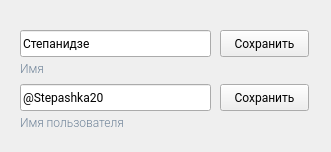
<?xml version="1.0" encoding="UTF-8"?>
<ui version="4.0">
 <class>MainWindow</class>
 <widget class="QMainWindow" name="MainWindow">
  <property name="geometry">
   <rect>
    <x>0</x>
    <y>0</y>
    <width>331</width>
    <height>152</height>
   </rect>
  </property>
  <property name="windowTitle">
   <string>Настройки</string>
  </property>
  <widget class="QWidget" name="centralwidget">
   <widget class="QLabel" name="label_2">
    <property name="geometry">
     <rect>
      <x>20</x>
      <y>114</y>
      <width>181</width>
      <height>16</height>
     </rect>
    </property>
    <property name="font">
     <font>
      <family>Roboto Light</family>
      <pointsize>9</pointsize>
     </font>
    </property>
    <property name="styleSheet">
     <string notr="true">color:#708499</string>
    </property>
    <property name="text">
     <string>Имя пользователя</string>
    </property>
   </widget>
   <widget class="QLineEdit" name="lineEdit">
    <property name="geometry">
     <rect>
      <x>20</x>
      <y>30</y>
      <width>191</width>
      <height>27</height>
     </rect>
    </property>
    <property name="font">
     <font>
      <family>Roboto</family>
      <pointsize>9</pointsize>
     </font>
    </property>
    <property name="text">
     <string>Степанидзе</string>
    </property>
   </widget>
   <widget class="QLineEdit" name="lineEdit_2">
    <property name="geometry">
     <rect>
      <x>20</x>
      <y>84</y>
      <width>191</width>
      <height>27</height>
     </rect>
    </property>
    <property name="font">
     <font>
      <family>Roboto</family>
      <pointsize>9</pointsize>
     </font>
    </property>
    <property name="inputMask">
     <string>@nnnnnnnnnnnnnnnnnnnnnnnnnnnnnnn</string>
    </property>
    <property name="text">
     <string>@Stepashka20</string>
    </property>
   </widget>
   <widget class="QPushButton" name="pushButton">
    <property name="geometry">
     <rect>
      <x>220</x>
      <y>30</y>
      <width>89</width>
      <height>27</height>
     </rect>
    </property>
    <property name="font">
     <font>
      <family>Roboto</family>
     </font>
    </property>
    <property name="cursor">
     <cursorShape>PointingHandCursor</cursorShape>
    </property>
    <property name="text">
     <string>Сохранить</string>
    </property>
   </widget>
   <widget class="QPushButton" name="pushButton_2">
    <property name="geometry">
     <rect>
      <x>220</x>
      <y>84</y>
      <width>89</width>
      <height>27</height>
     </rect>
    </property>
    <property name="font">
     <font>
      <family>Roboto</family>
     </font>
    </property>
    <property name="cursor">
     <cursorShape>PointingHandCursor</cursorShape>
    </property>
    <property name="text">
     <string>Сохранить</string>
    </property>
   </widget>
   <widget class="QLabel" name="label_3">
    <property name="geometry">
     <rect>
      <x>20</x>
      <y>60</y>
      <width>181</width>
      <height>16</height>
     </rect>
    </property>
    <property name="font">
     <font>
      <family>Roboto Light</family>
      <pointsize>9</pointsize>
     </font>
    </property>
    <property name="styleSheet">
     <string notr="true">color:#708499</string>
    </property>
    <property name="text">
     <string>Имя</string>
    </property>
   </widget>
  </widget>
 </widget>
 <resources/>
 <connections/>
</ui>
